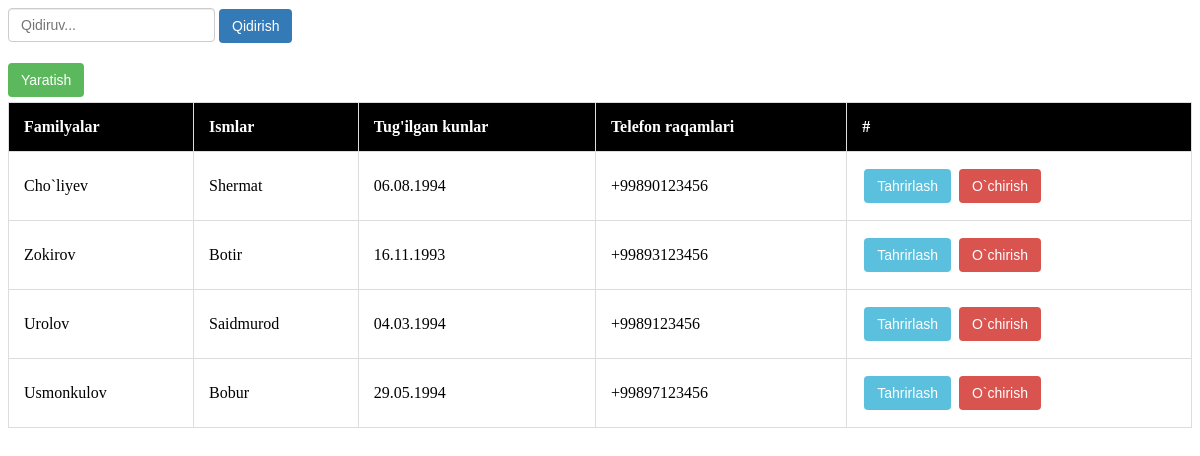
The page / on the database its author committed.
### tables this page shows
CREATE TABLE `mijozlar` (
  `id` int(11) NOT NULL,
  `familyasi` varchar(255) NOT NULL,
  `ismi` varchar(255) NOT NULL,
  `tugulgan_kuni` varchar(255) NOT NULL,
  `telefon_raqami` varchar(255) NOT NULL
);

### index.php (the view)
<?php
	include "connect.php";
	$sql = "SELECT * FROM `mijozlar` ORDER BY `id` DESC";
	$result = mysqli_query($connect, $sql);
?>
<link rel="stylesheet" type="text/css" href="../css/min.css">
<form method="GET" action="search.php">
	<label>
		<input class="form-control" type="search" name="q" placeholder="Qidiruv...">
	</label>
	<span>
		<button class="btn btn-primary" type="submit">Qidirish</button>
	</span>
</form>
<?php
	echo "<a href='create/form.php'><button style='margin-bottom:5px' class='btn btn-success'>Yaratish</button></a>";
	echo "<table border=1 width=500>";
	echo "
	<thead>
		<tr>
			<th>Familyalar</th>
			<th>Ismlar</th>
			<th>Tug'ilgan kunlar</th>
			<th>Telefon raqamlari</th>
			<th>#</th>
		</tr>
	</thead>";
	while ($a = mysqli_fetch_assoc($result)) {
		echo "<tbody>";
		echo "<tr>";
			echo "<td>".$a['familyasi']."</td>";
			echo "<td>".$a['ismi']."</td>";
			echo "<td>".$a['tugulgan_kuni']."</td>";
			echo "<td>".$a['telefon_raqami']."</td>";
			echo "
			<td>
				<a href='update/form.php?id=".$a['id']."'><button style='margin:2px' class='btn btn-info'>Tahrirlash</button></a>
				<a href='delete.php?id=".$a['id']."'><button style='margin:2px' class='btn btn-danger'>O`chirish</button></a>
			</td>";
		echo "</tr>";
		echo "</tbody>";
	}
	echo "</table>"
?>

### css/min.css (style rules this page uses)
label { font-weight: 400; }
label { display: inline-block; max-width: 100%; margin-bottom: 5px; font-weight: 700; }
.form-control { display: block; width: 100%; height: 34px; padding: 6px 12px; font-size: 14px; line-height: 1.42857143; color: #555555; background-color: #fff; background-image: none; border: 1px solid #ccc; border-radius: 4px; -webkit-box-shadow: inset 0 1px 1px rgba(0, 0, 0, 0.075); box-shadow: inset 0 1px 1px rgba(0, 0, 0, 0.075); -webkit-transition: border-color ease-in-out .15s, box-shadow ease-in-out .15s; -o-transition: border-color ease-in-out .15s, box-shadow ease-in-out .15s; -webkit-transition: border-color ease-in-out .15s, -webkit-box-shadow ease-in-out .15s; transition: border-color ease-in-out .15s, -webkit-box-shadow ease-in-out .15s; transition: border-color ease-in-out .15s, box-shadow ease-in-out .15s; transition: border-color ease-in-out .15s, box-shadow ease-in-out .15s, -webkit-box-shadow ease-in-out .15s; }
.btn-success { color: #fff; background-color: #5cb85c; border-color: #4cae4c; }
.btn-primary { color: #fff; background-color: #337ab7; border-color: #2e6da4; }
.btn-danger { color: #fff; background-color: #d9534f; border-color: #d43f3a; }
.btn-info { color: #fff; background-color: #5bc0de; border-color: #46b8da; }
.btn { display: inline-block; margin-bottom: 0; font-weight: normal; text-align: center; white-space: nowrap; vertical-align: middle; -ms-touch-action: manipulation; touch-action: manipulation; cursor: pointer; background-image: none; border: 1px solid transparent; padding: 6px 12px; font-size: 14px; line-height: 1.42857143; border-radius: 4px; -webkit-user-select: none; -moz-user-select: none; -ms-user-select: none; user-select: none; }
a, a:hover, a:focus { text-decoration: none; outline: none; }
table, td, th { border: 1px solid #ddd; text-align: left; }
table { border-collapse: collapse; width: 100%; }
th, td { padding: 15px; }
th { background-color: #000000; color: white; }

### rows shown on the page
mijozlar: familyasi "Cho`liyev", ismi "Shermat", tugulgan_kuni "06.08.1994", telefon_raqami "+99890123456"
mijozlar: familyasi "Zokirov", ismi "Botir", tugulgan_kuni "16.11.1993", telefon_raqami "+99893123456"
mijozlar: familyasi "Urolov", ismi "Saidmurod", tugulgan_kuni "04.03.1994", telefon_raqami "+9989123456"
mijozlar: familyasi "Usmonkulov", ismi "Bobur", tugulgan_kuni "29.05.1994", telefon_raqami "+99897123456"
